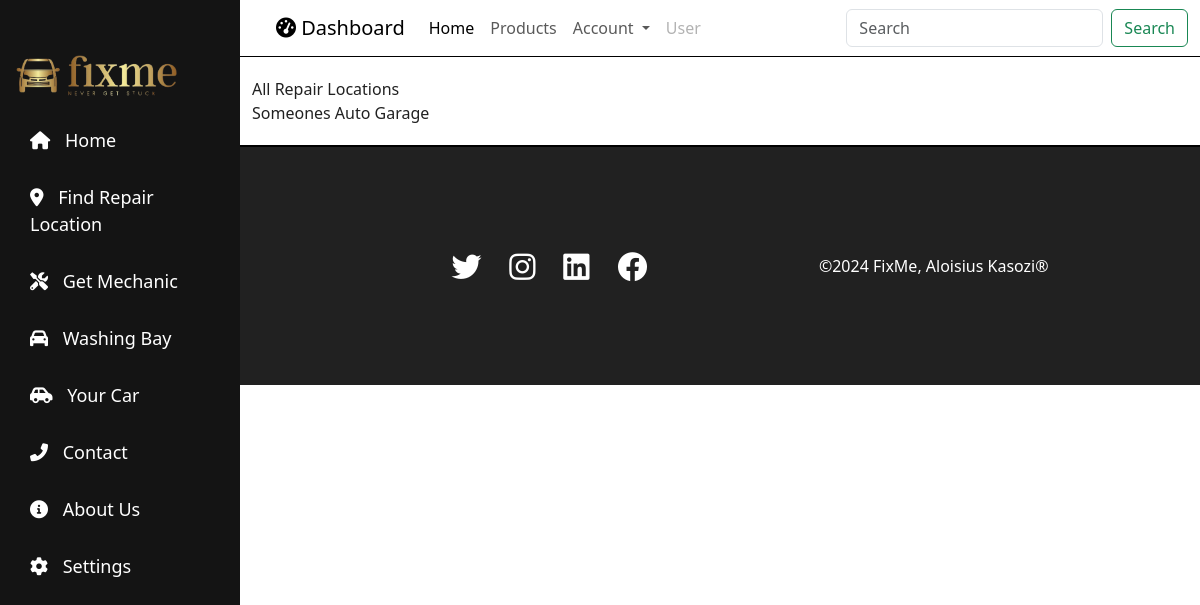
Before: /repairlocation/ (signed in) with the older database file.
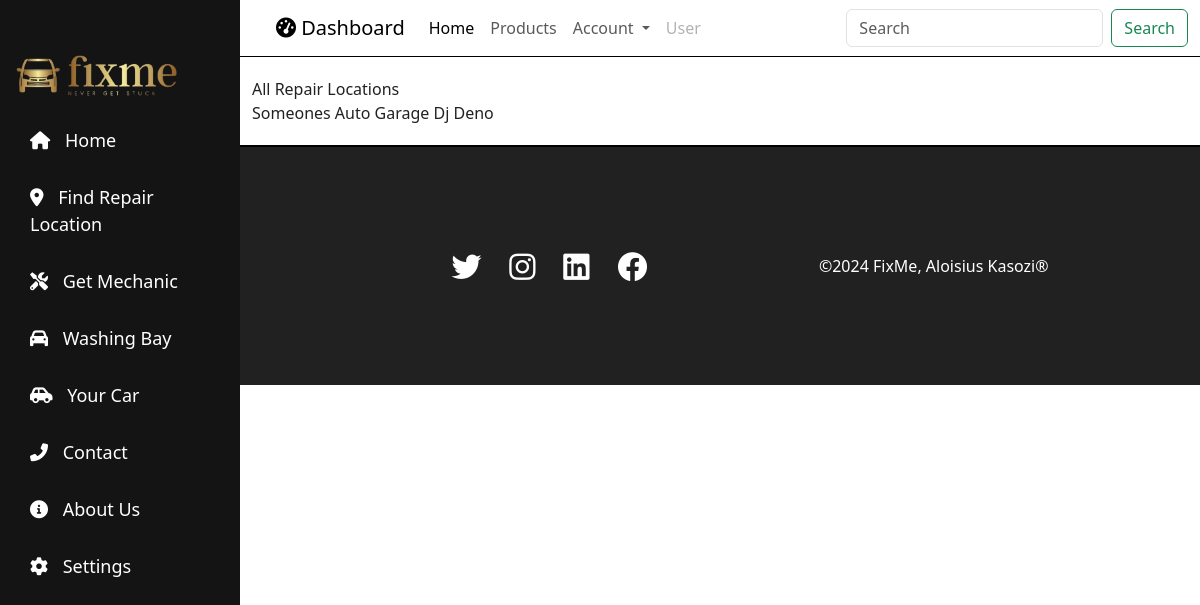
After: the same page with the newer database file.
### fixmeApp/models.py (models this page shows)
class Garage(models.Model):
    name = models.CharField(max_length=100)
    location = models.CharField(max_length=100)
    image = models.ImageField(null=True, blank=True)
    created_at = models.DateTimeField(auto_now_add=True)

### fixmeApp/views.py (the view)
# urls.py: path('repairlocation/', views.repairlocation, name="repairlocation"),
@login_required
def repairlocation(request):
    garage = Garage.objects.all()
    return render(request, 'repair.html', {
        'garage': garage,
        'garage_count': garage.count(),
        'garage_created_at': garage.first().created_at if garage.exists() else None
    })

### fixmeApp/templates/repair.html
{% extends 'base.html' %}
{% block content %}
<div>
    All Repair Locations
</div>
<div>
    {% for repair in garage %}
        {{ repair.name }}
    {% endfor %}
</div>
{% endblock %}

Changed rows visible on the page:
added Garage: name "Dj Deno"
